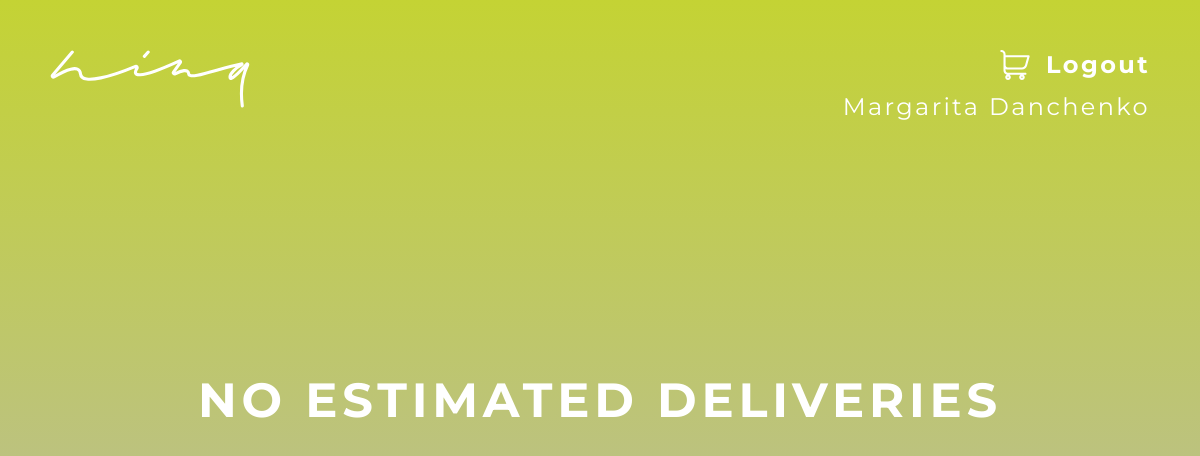
/order/profile/ (signed in), run on an earlier commit of the app's database.
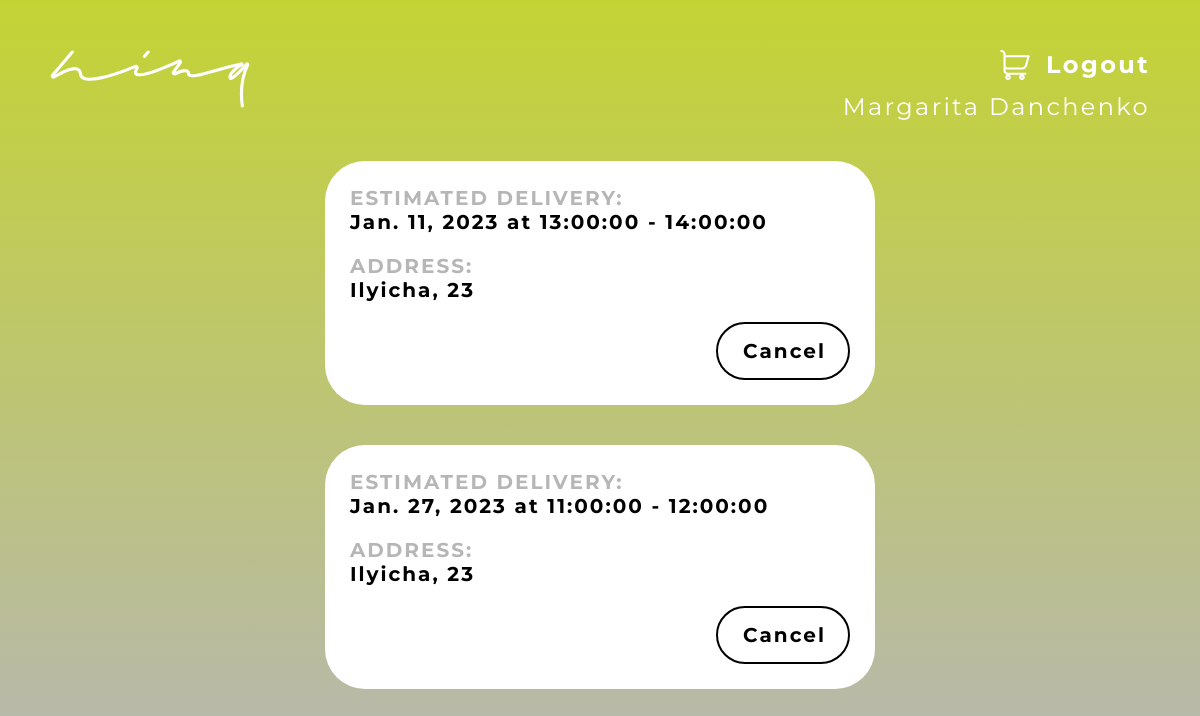
And on a later commit of the database.
### order/models.py (models this page shows, shortened)
class Order(models.Model):
    user = models.ForeignKey(User, on_delete=models.CASCADE, related_name='order_user', default=0)
    address = models.CharField(max_length=40, default="Gagarina street, 55")
    date = models.DateField(default=timezone.now)
    delivery_time = models.ForeignKey(Time, on_delete=models.CASCADE, related_name='order_delivery_time', default=0)
    status = models.BooleanField()

class Time(models.Model):
    from_time = models.TimeField(default=timezone.now)
    to_time = models.TimeField(default=timezone.now)
    def __str__(self):
        return str(f"{self.from_time} - {self.to_time}")

### order/views.py (the view)
# urls.py: path('profile/', views.ProfileView.as_view(), name='profile'),
class ProfileView(LoginRequiredMixin, ListView):
    model = Order
    template_name = "order/profile.html"
    login_url = '/login'
    def get_context_data(self, **kwargs):
        context = super().get_context_data(**kwargs)
        u = self.request.user
        orders = Order.objects.filter(user=u, status=1)
        context['orders'] = orders
        return context

### order/templates/order/profile.html (shortened to what this page needs)
<!DOCTYPE HTML>
{% block content %}
{% load static %}
<html lang="en">
	<head>
        <link rel="stylesheet" href="{% static 'style/profile.css' %}">
    </head>
	<body>
        <header class="header">
            <div><a href="{% url 'index' %}"><img class="nina" src="{% static 'img/nina_header_white.svg' %}"></a></div>
            <div class="header_right">
                <div><a href="{% url 'cart' %}"><img src="{% static 'img/cart_white.svg' %}" width="30" height="30"></a></div>
                <div><a class="logout" href="{% url 'logout' %}">Logout</a></div>
            </div>
        </header>
        <p class="user_inf">{{ user.first_name }} {{ user.last_name }}</p>
        {% if orders %}
            {% for order in orders %}
            {% if order.status == 1 %}
                <section class="cart_container">
                    <div class="text_grey">ESTIMATED DELIVERY:</div>
                    <div class="text_black">{{order.date}} at {{order.delivery_time}}</div>
                    <div class="text_grey">ADDRESS:</div>
                    <div class="text_black">{{order.address}}</div>
                    <div><a href="{% url 'delete_order' order.pk %}" class="button_cancel" >Cancel</a></div>
                </section>
            {% else %}
                <div class="empty_profile">NO ESTIMATED DELIVERIES</div>
            {% endif %}
            {% endfor %}
        {% else %}
            <div class="empty_profile">NO ESTIMATED DELIVERIES</div>
        {% endif %}
    </body>
</html>
{% endblock %}

What changed in the data, as far as the page shows it:
added Order: date "Jan. 11, 2023", delivery_time "13:00:00 - 14:00:00", address "Ilyicha, 23"
added Order: date "Jan. 27, 2023", delivery_time "11:00:00 - 12:00:00", address "Ilyicha, 23"
Also different on the page:
text no longer shown: "NO ESTIMATED DELIVERIES"
